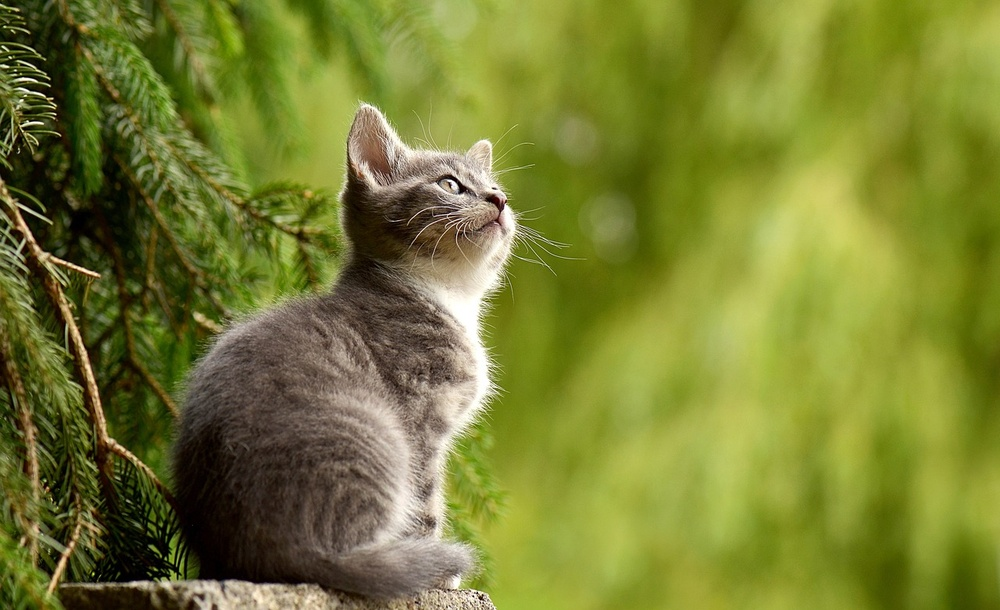
#> input picture kucing.jpg, 1000 x 610 px, shrunk from 1280 x 781 before the run
$ python 13.py
#> lines starting #> are read from the running program, lines starting #| are printed output that depends on the picture
import cv2
import numpy as np
import matplotlib.pyplot as plt

image = cv2.imread('kucing.jpg')
#> image is the input picture: shape (610, 1000, 3); mean B, G, R 49.8, 125.8, 119.2
rotated_image = cv2.rotate(image, cv2.ROTATE_90_CLOCKWISE)
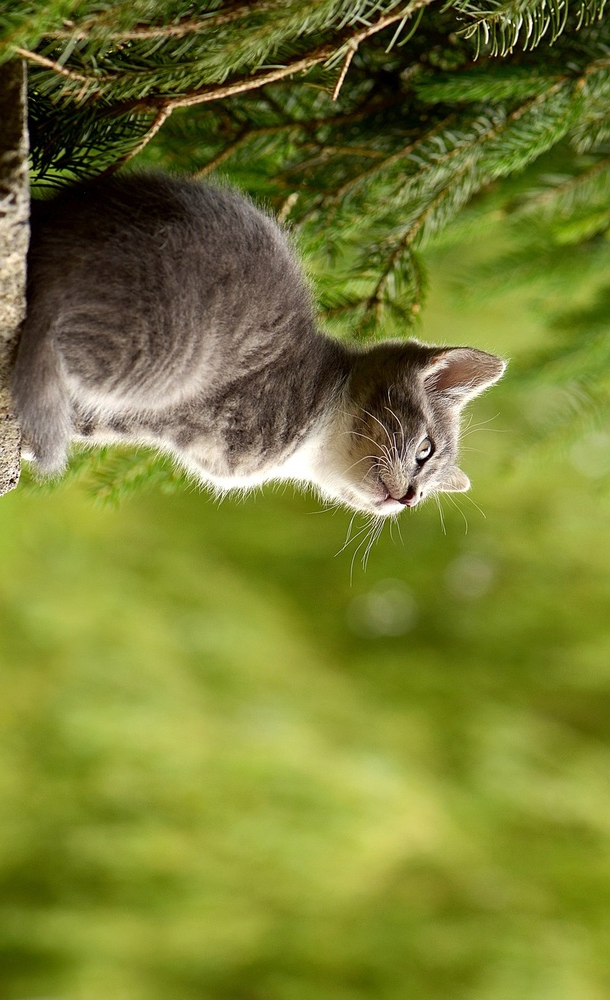
#> rotated_image: shape (1000, 610, 3); mean B, G, R 49.8, 125.8, 119.2
plt.imshow(cv2.cvtColor(rotated_image, cv2.COLOR_BGR2RGB))
plt.axis('off')
plt.show()
